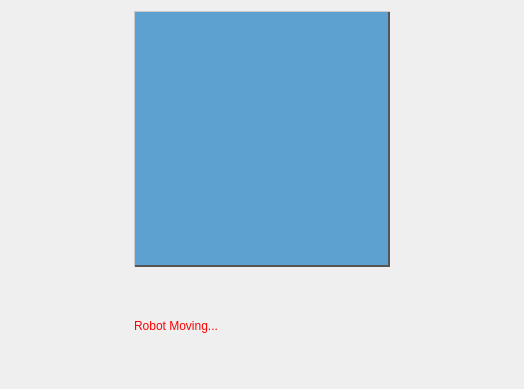
<?xml version="1.0" encoding="UTF-8"?>
<ui version="4.0">
 <class>DlgRobotMoving</class>
 <widget class="QDialog" name="DlgRobotMoving">
  <property name="geometry">
   <rect>
    <x>0</x>
    <y>0</y>
    <width>524</width>
    <height>389</height>
   </rect>
  </property>
  <property name="windowTitle">
   <string>Dialog</string>
  </property>
  <layout class="QGridLayout" name="gridLayout">
   <item row="0" column="0">
    <widget class="QPushButton" name="btnStop">
     <property name="minimumSize">
      <size>
       <width>256</width>
       <height>256</height>
      </size>
     </property>
     <property name="maximumSize">
      <size>
       <width>256</width>
       <height>256</height>
      </size>
     </property>
     <property name="styleSheet">
      <string notr="true">QPushButton{
image:url(C:/Leon/image/stop-sign.png);
background-color: rgb(93, 161, 209);
border-left:1px solid #ccc;
border-top:1px solid #ccc;
border-right:2px solid #555;
border-bottom:2px solid #555;
}

QPushButton:pressed{
/*margin-top:2px;
margin-left:1px;*/
border-left:2px solid #555;
border-top:2px solid #555;
border-right:1px solid #ccc;
border-bottom:1px solid #ccc;
}</string>
     </property>
     <property name="text">
      <string/>
     </property>
    </widget>
   </item>
   <item row="1" column="0">
    <widget class="QLabel" name="lblRobotMoving">
     <property name="styleSheet">
      <string notr="true">font: 24pt &quot;Arial&quot;;
color:rgba(255, 0, 0, 255);</string>
     </property>
     <property name="text">
      <string>Robot Moving...</string>
     </property>
    </widget>
   </item>
  </layout>
 </widget>
 <resources/>
 <connections/>
</ui>
